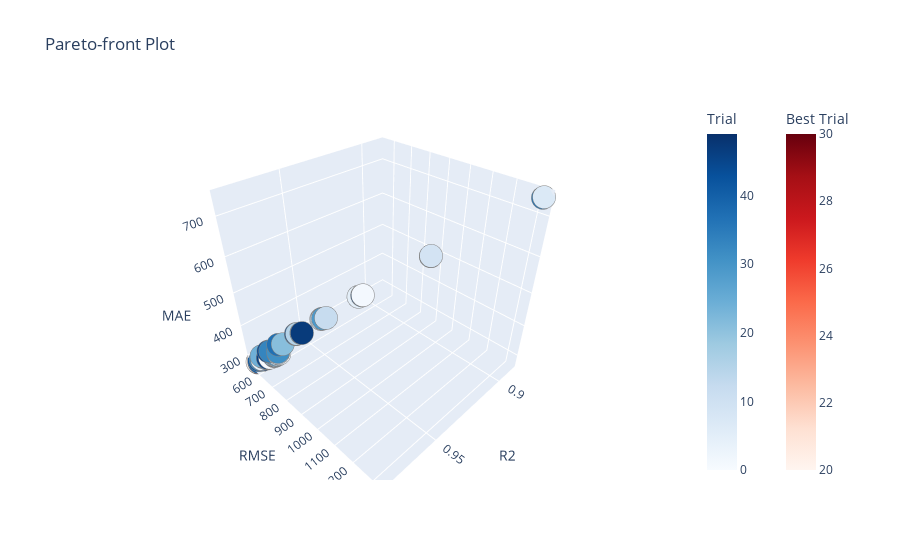

The notebook cell this image was saved under:
### Code cell
optuna.visualization.plot_pareto_front(study_rf, target_names=objectives)

### Figure 1 — Plotly figure (JSON) as saved in the notebook; plotly's stock layout.template omitted (floating-point values rounded to 4 significant figures)
{"data": [{"hovertemplate": "%{text}<extra>Trial</extra>", "marker": {"color": [0, 1, 2, 3, 4, 5, 6, 7, 8, 9, 10, 11, 12, 13, 14, 15, 16, 17, 18, 19, 21, 22, 23, 24, 25, 26, 27, 28, 29, 31, 32, 33, 34, 35, 36, 37, 38, 39, 40, 41, 42, 43, 44, 45, 46, 47, 48, 49], "colorbar": {"title": {"text": "Trial"}}, "colorscale": [[0, "rgb(247,251,255)"], [0.125, "rgb(222,235,247)"], [0.25, "rgb(198,219,239)"], [0.375, "rgb(158,202,225)"], [0.5, "rgb(107,174,214)"], [0.625, "rgb(66,146,198)"], [0.75, "rgb(33,113,181)"], [0.875, "rgb(8,81,156)"], [1, "rgb(8,48,107)"]], "line": {"color": "Grey", "width": 0.5}}, "mode": "markers", "showlegend": false, "text": ["{<br>  \"number\": 0,<br>  \"values\": [<br>    0.9763323042627119,<br>    607.3604921029823,<br>    300.28428460347897<br>  ],<br>  \"params\": {<br>    \"n_estimators\": 437,<br>    \"max_depth\": 20,<br>    \"min_samples_split\": 24,<br>    \"min_samples_leaf\": 20<br>  }<br>}", "{<br>  \"number\": 1,<br>  \"values\": [<br>    0.9453172036727399,<br>    923.1959850294988,<br>    518.9399396295785<br>  ],<br>  \"params\": {<br>    \"n_estimators\": 240,<br>    \"max_depth\": 5,<br>    \"min_samples_split\": 3,<br>    \"min_samples_leaf\": 28<br>  }<br>}", "{<br>  \"number\": 2,<br>  \"values\": [<br>    0.9732326458397241,<br>    645.908904992141,<br>    319.5904326048858<br>  ],<br>  \"params\": {<br>    \"n_estimators\": 641,<br>    \"max_depth\": 15,<br>    \"min_samples_split\": 2,<br>    \"min_samples_leaf\": 32<br>  }<br>}", "{<br>  \"number\": 3,<br>  \"values\": [<br>    0.9585017972919923,<br>    804.2354146413259,<br>    447.1644194203949<br>  ],<br>  \"params\": {<br>    \"n_estimators\": 850,<br>    \"max_depth\": 6,<br>    \"min_samples_split\": 7,<br>    \"min_samples_leaf\": 6<br>  }<br>}", "{<br>  \"number\": 4,<br>  \"values\": [<br>    0.9788776001558217,<br>    573.773094407688,<br>    289.9868508434344<br>  ],<br>  \"params\": {<br>    \"n_estimators\": 374,<br>    \"max_depth\": 12,<br>    \"min_samples_split\": 15,<br>    \"min_samples_leaf\": 10<br>  }<br>}", "{<br>  \"number\": 5,<br>  \"values\": [<br>    0.9467195183304286,<br>    911.2816405312694,<br>    514.3903732791645<br>  ],<br>  \"params\": {<br>    \"n_estimators\": 651,<br>    \"max_depth\": 5,<br>    \"min_samples_split\": 11,<br>    \"min_samples_leaf\": 12<br>  }<br>}", "{<br>  \"number\": 6,<br>  \"values\": [<br>    0.9773172748048843,<br>    594.5880344407431,<br>    295.1067357505967<br>  ],<br>  \"params\": {<br>    \"n_estimators\": 510,<br>    \"max_depth\": 17,<br>    \"min_samples_split\": 8,<br>    \"min_samples_leaf\": 17<br>  }<br>}", "{<br>  \"number\": 7,<br>  \"values\": [<br>    0.8880000226749086,<br>    1321.2272334826753,<br>    743.5488455742137<br>  ],<br>  \"params\": {<br>    \"n_estimators\": 633,<br>    \"max_depth\": 3,<br>    \"min_samples_split\": 20,<br>    \"min_samples_leaf\": 6<br>  }<br>}", "{<br>  \"number\": 8,<br>  \"values\": [<br>    0.9744076592109473,<br>    631.5729987841104,<br>    311.2920690484191<br>  ],<br>  \"params\": {<br>    \"n_estimators\": 158,<br>    \"max_depth\": 20,<br>    \"min_samples_split\": 31,<br>    \"min_samples_leaf\": 26<br>  }<br>}", "{<br>  \"number\": 9,<br>  \"values\": [<br>    0.9236816125139666,<br>    1090.6443211112646,<br>    620.0077076186922<br>  ],<br>  \"params\": {<br>    \"n_estimators\": 374,<br>    \"max_depth\": 4,<br>    \"min_samples_split\": 23,<br>    \"min_samples_leaf\": 15<br>  }<br>}", "{<br>  \"number\": 10,<br>  \"values\": [<br>    0.9735700938472363,<br>    641.8246018260776,<br>    321.25729893486994<br>  ],<br>  \"params\": {<br>    \"n_estimators\": 209,<br>    \"max_depth\": 11,<br>    \"min_samples_split\": 3,<br>    \"min_samples_leaf\": 30<br>  }<br>}", "{<br>  \"number\": 11,<br>  \"values\": [<br>    0.9774112667249206,<br>    593.3548385638466,<br>    295.5829055375858<br>  ],<br>  \"params\": {<br>    \"n_estimators\": 333,<br>    \"max_depth\": 14,<br>    \"min_samples_split\": 11,<br>    \"min_samples_leaf\": 17<br>  }<br>}", "{<br>  \"number\": 12,<br>  \"values\": [<br>    0.9572814456053358,<br>    815.9749443775191,<br>    449.8410124673481<br>  ],<br>  \"params\": {<br>    \"n_estimators\": 592,<br>    \"max_depth\": 6,<br>    \"min_samples_split\": 32,<br>    \"min_samples_leaf\": 25<br>  }<br>}", "{<br>  \"number\": 13,<br>  \"values\": [<br>    0.9737021614106399,<br>    640.2190273352328,<br>    316.081443996061<br>  ],<br>  \"params\": {<br>    \"n_estimators\": 946,<br>    \"max_depth\": 19,<br>    \"min_samples_split\": 20,<br>    \"min_samples_leaf\": 30<br>  }<br>}", "{<br>  \"number\": 14,<br>  \"values\": [<br>    0.9588090792078646,<br>    801.252319470164,<br>    445.50323282097077<br>  ],<br>  \"params\": {<br>    \"n_estimators\": 179,<br>    \"max_depth\": 6,<br>    \"min_samples_split\": 3,<br>    \"min_samples_leaf\": 11<br>  }<br>}", "{<br>  \"number\": 15,<br>  \"values\": [<br>    0.9668360936460005,<br>    718.9544722857854,<br>    393.70536383766455<br>  ],<br>  \"params\": {<br>    \"n_estimators\": 450,<br>    \"max_depth\": 7,<br>    \"min_samples_split\": 27,<br>    \"min_samples_leaf\": 12<br>  }<br>}", "{<br>  \"number\": 16,<br>  \"values\": [<br>    0.9743658126996254,<br>    632.0891362487677,<br>    314.023101723493<br>  ],<br>  \"params\": {<br>    \"n_estimators\": 353,<br>    \"max_depth\": 12,<br>    \"min_samples_split\": 6,<br>    \"min_samples_leaf\": 26<br>  }<br>}", "{<br>  \"number\": 17,<br>  \"values\": [<br>    0.9794306683023146,<br>    566.2114406820098,<br>    282.3794228155961<br>  ],<br>  \"params\": {<br>    \"n_estimators\": 167,<br>    \"max_depth\": 20,<br>    \"min_samples_split\": 25,<br>    \"min_samples_leaf\": 7<br>  }<br>}", "{<br>  \"number\": 18,<br>  \"values\": [<br>    0.9749630117042308,<br>    624.6828639062533,<br>    307.999067046383<br>  ],<br>  \"params\": {<br>    \"n_estimators\": 104,<br>    \"max_depth\": 17,<br>    \"min_samples_split\": 23,<br>    \"min_samples_leaf\": 24<br>  }<br>}", "{<br>  \"number\": 19,<br>  \"values\": [<br>    0.923781231686417,<br>    1089.932274076228,<br>    618.8409147370065<br>  ],<br>  \"params\": {<br>    \"n_estimators\": 794,<br>    \"max_depth\": 4,<br>    \"min_samples_split\": 13,<br>    \"min_samples_leaf\": 4<br>  }<br>}", "{<br>  \"number\": 21,<br>  \"values\": [<br>    0.9716765444734882,<br>    664.4184261356584,<br>    354.3843283936517<br>  ],<br>  \"params\": {<br>    \"n_estimators\": 380,<br>    \"max_depth\": 8,<br>    \"min_samples_split\": 24,<br>    \"min_samples_leaf\": 21<br>  }<br>}", "{<br>  \"number\": 22,<br>  \"values\": [<br>    0.9751268357816308,<br>    622.6357716335015,<br>    312.46089868856507<br>  ],<br>  \"params\": {<br>    \"n_estimators\": 899,<br>    \"max_depth\": 11,<br>    \"min_samples_split\": 5,<br>    \"min_samples_leaf\": 23<br>  }<br>}", "{<br>  \"number\": 23,<br>  \"values\": [<br>    0.9775514873155309,<br>    591.5103330524114,<br>    295.7892338093015<br>  ],<br>  \"params\": {<br>    \"n_estimators\": 785,<br>    \"max_depth\": 13,<br>    \"min_samples_split\": 25,<br>    \"min_samples_leaf\": 16<br>  }<br>}", "{<br>  \"number\": 24,<br>  \"values\": [<br>    0.9788151671804348,<br>    574.6204396459121,<br>    300.6591362073489<br>  ],<br>  \"params\": {<br>    \"n_estimators\": 570,<br>    \"max_depth\": 10,<br>    \"min_samples_split\": 2,<br>    \"min_samples_leaf\": 4<br>  }<br>}", "{<br>  \"number\": 25,<br>  \"values\": [<br>    0.9773760918065152,<br>    593.8166415564257,<br>    295.91546784442914<br>  ],<br>  \"params\": {<br>    \"n_estimators\": 128,<br>    \"max_depth\": 14,<br>    \"min_samples_split\": 11,<br>    \"min_samples_leaf\": 17<br>  }<br>}", "{<br>  \"number\": 26,<br>  \"values\": [<br>    0.965462223163914,<br>    733.6953033966862,<br>    397.1693583204695<br>  ],<br>  \"params\": {<br>    \"n_estimators\": 917,<br>    \"max_depth\": 7,<br>    \"min_samples_split\": 14,<br>    \"min_samples_leaf\": 25<br>  }<br>}", "{<br>  \"number\": 27,<br>  \"values\": [<br>    0.9237923904685199,<br>    1089.8524855791827,<br>    618.9315460220668<br>  ],<br>  \"params\": {<br>    \"n_estimators\": 306,<br>    \"max_depth\": 4,<br>    \"min_samples_split\": 10,<br>    \"min_samples_leaf\": 6<br>  }<br>}", "{<br>  \"number\": 28,<br>  \"values\": [<br>    0.9741063768256071,<br>    635.2796756505522,<br>    313.4279508051073<br>  ],<br>  \"params\": {<br>    \"n_estimators\": 937,<br>    \"max_depth\": 17,<br>    \"min_samples_split\": 21,<br>    \"min_samples_leaf\": 28<br>  }<br>}", "{<br>  \"number\": 29,<br>  \"values\": [<br>    0.9582366344503771,<br>    806.8007519270675,<br>    447.39039338318935<br>  ],<br>  \"params\": {<br>    \"n_estimators\": 824,<br>    \"max_depth\": 6,<br>    \"min_samples_split\": 29,<br>    \"min_samples_leaf\": 18<br>  }<br>}", "{<br>  \"number\": 31,<br>  \"values\": [<br>    0.9735560826024692,<br>    641.9947040206881,<br>    324.75561524110134<br>  ],<br>  \"params\": {<br>    \"n_estimators\": 305,<br>    \"max_depth\": 10,<br>    \"min_samples_split\": 27,<br>    \"min_samples_leaf\": 28<br>  }<br>}", "{<br>  \"number\": 32,<br>  \"values\": [<br>    0.9793144315575825,<br>    567.809009780181,<br>    287.94357004061925<br>  ],<br>  \"params\": {<br>    \"n_estimators\": 106,<br>    \"max_depth\": 12,<br>    \"min_samples_split\": 14,<br>    \"min_samples_leaf\": 8<br>  }<br>}", "{<br>  \"number\": 33,<br>  \"values\": [<br>    0.9758880127161618,<br>    613.0346924218205,<br>    323.8069396333605<br>  ],<br>  \"params\": {<br>    \"n_estimators\": 207,<br>    \"max_depth\": 9,<br>    \"min_samples_split\": 31,<br>    \"min_samples_leaf\": 11<br>  }<br>}", "{<br>  \"number\": 34,<br>  \"values\": [<br>    0.9732563350575447,<br>    645.623025716798,<br>    319.39126914765234<br>  ],<br>  \"params\": {<br>    \"n_estimators\": 567,<br>    \"max_depth\": 15,<br>    \"min_samples_split\": 13,<br>    \"min_samples_leaf\": 32<br>  }<br>}", "{<br>  \"number\": 35,<br>  \"values\": [<br>    0.9671792418828291,<br>    715.2252756370807,<br>    391.9221306718986<br>  ],<br>  \"params\": {<br>    \"n_estimators\": 967,<br>    \"max_depth\": 7,<br>    \"min_samples_split\": 17,<br>    \"min_samples_leaf\": 10<br>  }<br>}", "{<br>  \"number\": 36,<br>  \"values\": [<br>    0.8883736526739596,<br>    1319.021596785108,<br>    742.0639947528907<br>  ],<br>  \"params\": {<br>    \"n_estimators\": 356,<br>    \"max_depth\": 3,<br>    \"min_samples_split\": 20,<br>    \"min_samples_leaf\": 17<br>  }<br>}", "{<br>  \"number\": 37,<br>  \"values\": [<br>    0.9730910822677432,<br>    647.6146506311634,<br>    350.4613878621726<br>  ],<br>  \"params\": {<br>    \"n_estimators\": 146,<br>    \"max_depth\": 8,<br>    \"min_samples_split\": 30,<br>    \"min_samples_leaf\": 8<br>  }<br>}", "{<br>  \"number\": 38,<br>  \"values\": [<br>    0.9783238911547681,<br>    581.2449746777653,<br>    297.80885281795423<br>  ],<br>  \"params\": {<br>    \"n_estimators\": 230,<br>    \"max_depth\": 11,<br>    \"min_samples_split\": 32,<br>    \"min_samples_leaf\": 8<br>  }<br>}", "{<br>  \"number\": 39,<br>  \"values\": [<br>    0.9749318753438908,<br>    625.0711755332767,<br>    308.08874832863273<br>  ],<br>  \"params\": {<br>    \"n_estimators\": 705,<br>    \"max_depth\": 16,<br>    \"min_samples_split\": 9,<br>    \"min_samples_leaf\": 24<br>  }<br>}", "{<br>  \"number\": 40,<br>  \"values\": [<br>    0.9770235831705171,<br>    598.424961123577,<br>    297.7534491011348<br>  ],<br>  \"params\": {<br>    \"n_estimators\": 431,<br>    \"max_depth\": 14,<br>    \"min_samples_split\": 21,<br>    \"min_samples_leaf\": 18<br>  }<br>}", "{<br>  \"number\": 41,<br>  \"values\": [<br>    0.9799184455387147,<br>    559.4576454604763,<br>    277.1279585059085<br>  ],<br>  \"params\": {<br>    \"n_estimators\": 181,<br>    \"max_depth\": 18,<br>    \"min_samples_split\": 11,<br>    \"min_samples_leaf\": 6<br>  }<br>}", "{<br>  \"number\": 42,<br>  \"values\": [<br>    0.9798123828490743,<br>    560.9331148930735,<br>    283.9569999196961<br>  ],<br>  \"params\": {<br>    \"n_estimators\": 136,<br>    \"max_depth\": 13,<br>    \"min_samples_split\": 23,<br>    \"min_samples_leaf\": 1<br>  }<br>}", "{<br>  \"number\": 43,<br>  \"values\": [<br>    0.9671529223219579,<br>    715.5119942240493,<br>    393.1386397445095<br>  ],<br>  \"params\": {<br>    \"n_estimators\": 561,<br>    \"max_depth\": 7,<br>    \"min_samples_split\": 22,<br>    \"min_samples_leaf\": 6<br>  }<br>}", "{<br>  \"number\": 44,<br>  \"values\": [<br>    0.9764585039530939,<br>    605.7390593320629,<br>    322.1312883710108<br>  ],<br>  \"params\": {<br>    \"n_estimators\": 722,<br>    \"max_depth\": 9,<br>    \"min_samples_split\": 31,<br>    \"min_samples_leaf\": 5<br>  }<br>}", "{<br>  \"number\": 45,<br>  \"values\": [<br>    0.9455293708872264,<br>    921.4032613836846,<br>    518.1157853035938<br>  ],<br>  \"params\": {<br>    \"n_estimators\": 407,<br>    \"max_depth\": 5,<br>    \"min_samples_split\": 30,<br>    \"min_samples_leaf\": 29<br>  }<br>}", "{<br>  \"number\": 46,<br>  \"values\": [<br>    0.9770270836006871,<br>    598.3793747165872,<br>    297.88287144010104<br>  ],<br>  \"params\": {<br>    \"n_estimators\": 332,<br>    \"max_depth\": 14,<br>    \"min_samples_split\": 27,<br>    \"min_samples_leaf\": 18<br>  }<br>}", "{<br>  \"number\": 47,<br>  \"values\": [<br>    0.9652622934065956,<br>    735.8158199162791,<br>    397.8537020184477<br>  ],<br>  \"params\": {<br>    \"n_estimators\": 577,<br>    \"max_depth\": 7,<br>    \"min_samples_split\": 4,<br>    \"min_samples_leaf\": 29<br>  }<br>}", "{<br>  \"number\": 48,<br>  \"values\": [<br>    0.9785938172423932,<br>    577.614602545814,<br>    288.2289875207815<br>  ],<br>  \"params\": {<br>    \"n_estimators\": 911,<br>    \"max_depth\": 14,<br>    \"min_samples_split\": 12,<br>    \"min_samples_leaf\": 12<br>  }<br>}", "{<br>  \"number\": 49,<br>  \"values\": [<br>    0.9746959503906044,<br>    628.0056698430606,<br>    309.3215642201085<br>  ],<br>  \"params\": {<br>    \"n_estimators\": 754,<br>    \"max_depth\": 19,<br>    \"min_samples_split\": 29,<br>    \"min_samples_leaf\": 25<br>  }<br>}"], "type": "scatter3d", "x": [0.9763, 0.9453, 0.9732, 0.9585, 0.9789, 0.9467, 0.9773, 0.888, 0.9744, 0.9237, 0.9736, 0.9774, 0.9573, 0.9737, 0.9588, 0.9668, 0.9744, 0.9794, 0.975, 0.9238, 0.9717, 0.9751, 0.9776, 0.9788, 0.9774, 0.9655, 0.9238, 0.9741, 0.9582, 0.9736, 0.9793, 0.9759, 0.9733, 0.9672, 0.8884, 0.9731, 0.9783, 0.9749, 0.977, 0.9799, 0.9798, 0.9672, 0.9765, 0.9455, 0.977, 0.9653, 0.9786, 0.9747], "y": [607.4, 923.2, 645.9, 804.2, 573.8, 911.3, 594.6, 1321.0, 631.6, 1091.0, 641.8, 593.4, 816.0, 640.2, 801.3, 719.0, 632.1, 566.2, 624.7, 1090.0, 664.4, 622.6, 591.5, 574.6, 593.8, 733.7, 1090.0, 635.3, 806.8, 642.0, 567.8, 613.0, 645.6, 715.2, 1319.0, 647.6, 581.2, 625.1, 598.4, 559.5, 560.9, 715.5, 605.7, 921.4, 598.4, 735.8, 577.6, 628.0], "z": [300.3, 518.9, 319.6, 447.2, 290.0, 514.4, 295.1, 743.5, 311.3, 620.0, 321.3, 295.6, 449.8, 316.1, 445.5, 393.7, 314.0, 282.4, 308.0, 618.8, 354.4, 312.5, 295.8, 300.7, 295.9, 397.2, 618.9, 313.4, 447.4, 324.8, 287.9, 323.8, 319.4, 391.9, 742.1, 350.5, 297.8, 308.1, 297.8, 277.1, 284.0, 393.1, 322.1, 518.1, 297.9, 397.9, 288.2, 309.3]}, {"hovertemplate": "%{text}<extra>Best Trial</extra>", "marker": {"color": [20, 30], "colorbar": {"title": {"text": "Best Trial"}, "x": 1.1, "xpad": 40}, "colorscale": [[0, "rgb(255,245,240)"], [0.125, "rgb(254,224,210)"], [0.25, "rgb(252,187,161)"], [0.375, "rgb(252,146,114)"], [0.5, "rgb(251,106,74)"], [0.625, "rgb(239,59,44)"], [0.75, "rgb(203,24,29)"], [0.875, "rgb(165,15,21)"], [1, "rgb(103,0,13)"]], "line": {"color": "Grey", "width": 0.5}}, "mode": "markers", "showlegend": false, "text": ["{<br>  \"number\": 20,<br>  \"values\": [<br>    0.9804218490643801,<br>    552.4009104477674,<br>    276.34255495189893<br>  ],<br>  \"params\": {<br>    \"n_estimators\": 877,<br>    \"max_depth\": 14,<br>    \"min_samples_split\": 12,<br>    \"min_samples_leaf\": 3<br>  }<br>}", "{<br>  \"number\": 30,<br>  \"values\": [<br>    0.9803383897147694,<br>    553.5770683079213,<br>    273.94906662676044<br>  ],<br>  \"params\": {<br>    \"n_estimators\": 827,<br>    \"max_depth\": 19,<br>    \"min_samples_split\": 11,<br>    \"min_samples_leaf\": 4<br>  }<br>}"], "type": "scatter3d", "x": [0.9804, 0.9803], "y": [552.4, 553.6], "z": [276.3, 273.9]}], "layout": {"scene": {"xaxis": {"title": {"text": "R2"}}, "yaxis": {"title": {"text": "RMSE"}}, "zaxis": {"title": {"text": "MAE"}}}, "title": {"text": "Pareto-front Plot"}}}
